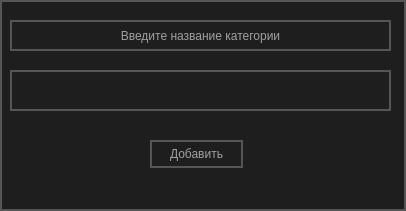
<?xml version="1.0" encoding="UTF-8"?>
<ui version="4.0">
 <class>Dialog</class>
 <widget class="QDialog" name="Dialog">
  <property name="geometry">
   <rect>
    <x>0</x>
    <y>0</y>
    <width>406</width>
    <height>211</height>
   </rect>
  </property>
  <property name="windowTitle">
   <string>Dialog</string>
  </property>
  <property name="styleSheet">
   <string notr="true">
background-color:rgb(30, 30, 30);
border:2px solid;
border-color:rgb(85, 85, 85);
color:rgb(161, 161, 161);</string>
  </property>
  <widget class="QLabel" name="label">
   <property name="enabled">
    <bool>false</bool>
   </property>
   <property name="geometry">
    <rect>
     <x>10</x>
     <y>20</y>
     <width>381</width>
     <height>31</height>
    </rect>
   </property>
   <property name="layoutDirection">
    <enum>Qt::LeftToRight</enum>
   </property>
   <property name="styleSheet">
    <string notr="true">
background-color:rgb(30, 30, 30);
border:2px solid;
border-color:rgb(85, 85, 85);
color:rgb(161, 161, 161);</string>
   </property>
   <property name="text">
    <string>Введите название категории</string>
   </property>
   <property name="alignment">
    <set>Qt::AlignCenter</set>
   </property>
  </widget>
  <widget class="QLineEdit" name="lineEdit">
   <property name="geometry">
    <rect>
     <x>10</x>
     <y>70</y>
     <width>381</width>
     <height>41</height>
    </rect>
   </property>
   <property name="styleSheet">
    <string notr="true">
background-color:rgb(30, 30, 30);
border:2px solid;
border-color:rgb(85, 85, 85);
color:rgb(161, 161, 161);</string>
   </property>
  </widget>
  <widget class="QPushButton" name="add_category_button_widget_2">
   <property name="geometry">
    <rect>
     <x>150</x>
     <y>140</y>
     <width>93</width>
     <height>28</height>
    </rect>
   </property>
   <property name="styleSheet">
    <string notr="true">QPushButton{

color: white;

background-color:rgb(30, 30, 30);
border:2px solid;
border-color:rgb(85, 85, 85);
color:rgb(161, 161, 161);
}
QPushButton:hover{
color:rgb(0, 85, 255);
background-color: rgb(159, 159, 159);
}

QPushButton:pressed{
color:rgb(0, 85, 255);
background-color:rgb(159, 159, 159)
}
</string>
   </property>
   <property name="text">
    <string>Добавить</string>
   </property>
  </widget>
 </widget>
 <resources/>
 <connections/>
</ui>
